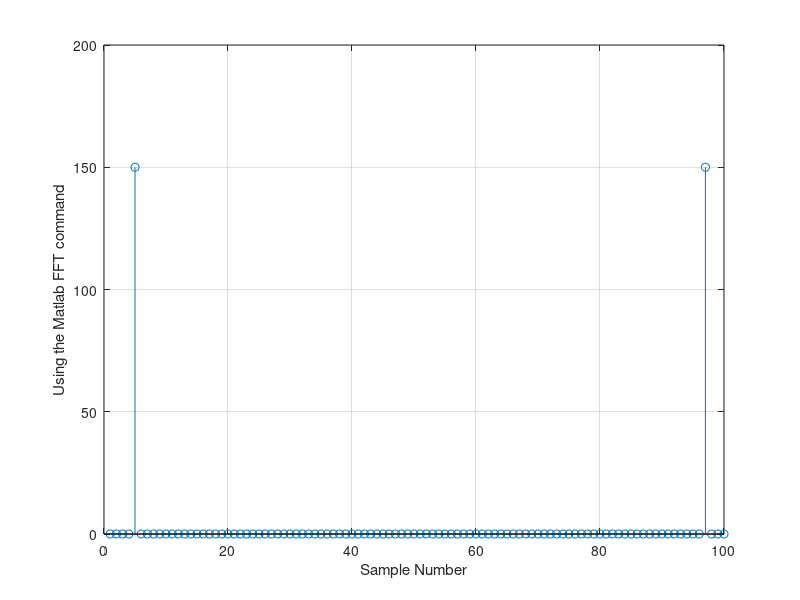

This chart was generated by the following MATLAB code: (Note: this script raises an error after producing the figure.)
% frequency f = 4 Hz
% draw the time domain graph and make a fft to the freq domain
f0 = 4;     % frequency of the sine or cosine wave
Fs = 100;   % sampling rate
Ts = 1/Fs;  % sampling time interval
t = 0:Ts:1-Ts;  %sampling period
n = length(t);  % number of samples
y = 3 * sin(2 * pi * f0 * t); 

% plot the cosine curve in the time domain
plot(t,y)
xlabel('time (seconds)')
ylabel('y(t)')
title('Sample Sine Wave')
grid on

%% FFT
fft(y)   % complex numbers output
YfreqDomain = fft(y);
%doc stem
stem(abs(YfreqDomain));

xlabel('Sample Number')
ylabel('Using the Matlab FFT command')
grid on
axis([0 100 0 200]) % x in [0 100] y in [0 200]
%% but this graph we got looks not very well so we defined a func to fix it
%% in matlab , the function definition if included in the same file must be at the END 



%% function calling
[YfreqDomain, frequencyRange] = positiveFFT(y,Fs);
stem(frequencyRange, abs(YfreqDomain));
xlabel('Freq(Hz)');
ylabel('Amplitude');
title('using the posiveFFT function');
grid on
axis([0, 20, 0, 5])

# function definition
function [X, freq] = positiveFFT(x, Fs)
N = length(x);  % get the number of points
k = 0:N-1;
T = N/Fs;
freq = k/T;
X = fft(x)/N*2  % Normalize the data
%only want the first half of the data since it is redundant
cutOff = ceil(N/2);
X = X(1:cutOff);
freq = freq(1:cutOff);
end
